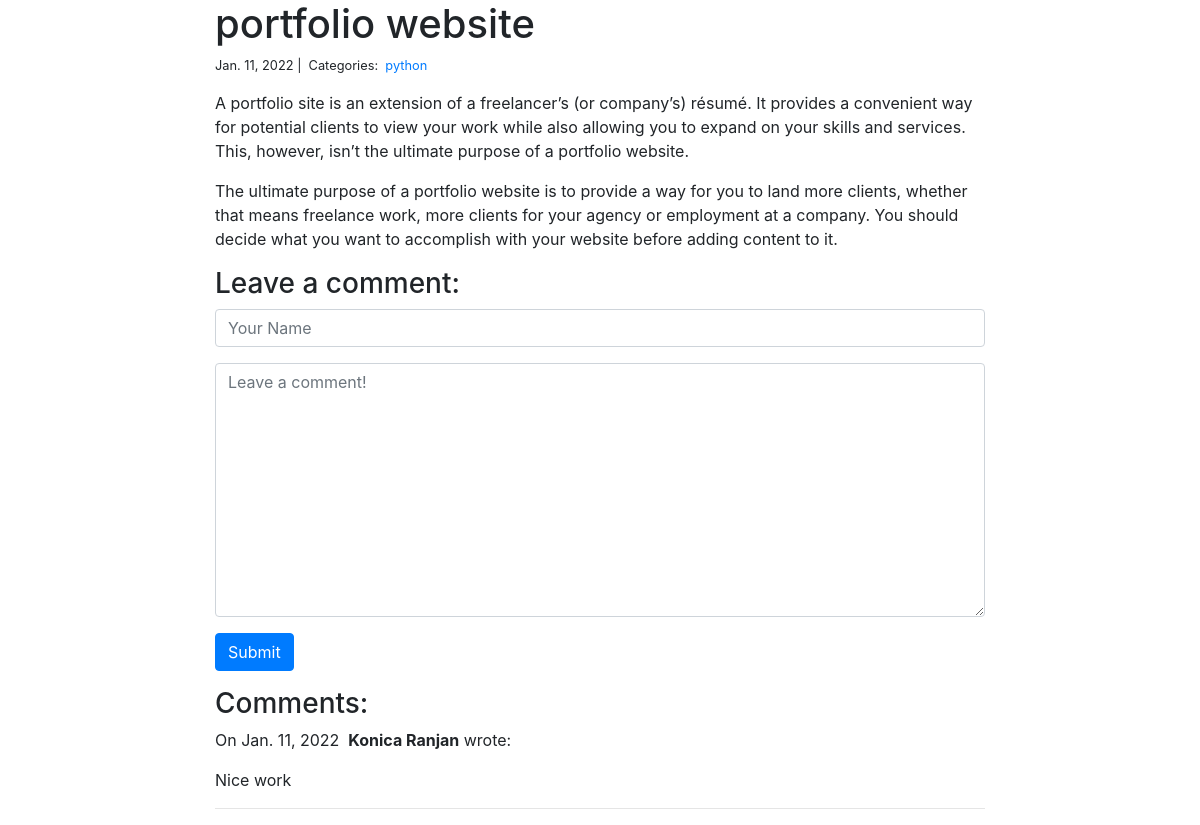
The app's page /blog/2/ with its own data.
### blog/models.py (models this page shows)
class Post(models.Model):
    title = models.CharField(max_length=255)
    body = models.TextField()
    created_on = models.DateTimeField(auto_now_add=True)
    last_modified = models.DateTimeField(auto_now=True)
    categories = models.ManyToManyField('Category', related_name='posts')

class Category(models.Model):
    name = models.CharField(max_length=20)

class Comment(models.Model):
    author = models.CharField(max_length=60)
    body = models.TextField()
    created_on = models.DateTimeField(auto_now_add=True)
    post = models.ForeignKey('Post', on_delete=models.CASCADE)

### blog/views.py (the view, shortened to what this page needs)
# urls.py: path("<int:pk>/", views.blog_detail, name="blog_detail"),
def blog_detail(request, pk):
    post = Post.objects.get(pk=pk)
    form = CommentForm()
    comments = Comment.objects.filter(post=post)
    context = {
        "post": post,
        "comments": comments,
        "form": form,
    }
    return render(request, "blog_detail.html", context)

### blog/forms.py
class CommentForm(forms.Form):
    author = forms.CharField(
        max_length=60,
        widget=forms.TextInput(attrs={ #widget if for telling django to load this field as an html text input element.
            "class": "form-control",#css classes
            "placeholder": "Your Name"
        })
    )
    body = forms.CharField(widget=forms.Textarea(
        attrs={
            "class": "form-control",
            "placeholder": "Leave a comment!"
        })
    )

### blog/templates/blog_detail.html (shortened to what this page needs)
{% extends "base.html" %}
{% block page_content %}
<div class="col-md-8 offset-md-2">
    <h1>{{ post.title }}</h1>
    <small>
        {{ post.created_on.date }} |&nbsp;
        Categories:&nbsp;
        {% for category in post.categories.all %}
        <a href="{% url 'blog_category' category.name %}">
            {{ category.name }}
        </a>&nbsp;
        {% endfor %}
    </small>
    <p>{{ post.body | linebreaks }}</p>
    <h3>Leave a comment:</h3>
    <form action="/blog/{{ post.pk }}/" method="post">
        <div class="form-group">
            {{ form.author }}
        </div>
        <div class="form-group">
            {{ form.body }}
        </div>
        <button type="submit" class="btn btn-primary">Submit</button>
    </form>
    <h3>Comments:</h3>
    {% for comment in comments %}
    <p>
        On {{comment.created_on.date }}&nbsp;
        <b>{{ comment.author }}</b> wrote:
    </p>
    <p>{{ comment.body }}</p>
    <hr>
    {% endfor %}
</div>
{% endblock %}

### records on screen
Post: title "portfolio website", created_on "Jan. 11, 2022", body "A portfolio site is an extension of a freelancer’s (or company’s) résumé. It provides a convenient way for potential clients to view your work while also allowing you to expand on your skills and services. This, however, isn’t the ultimate purpose of a portfolio website. The ultimate purpose of a portfolio website is to provide a way for you to land more clients, whether that means freelance work, more clients for your agency or employment at a company. You should decide what you want to accomplish with your website before adding content to it."
Category: name "python"
Comment: created_on "Jan. 11, 2022", author "Konica Ranjan", body "Nice work"
